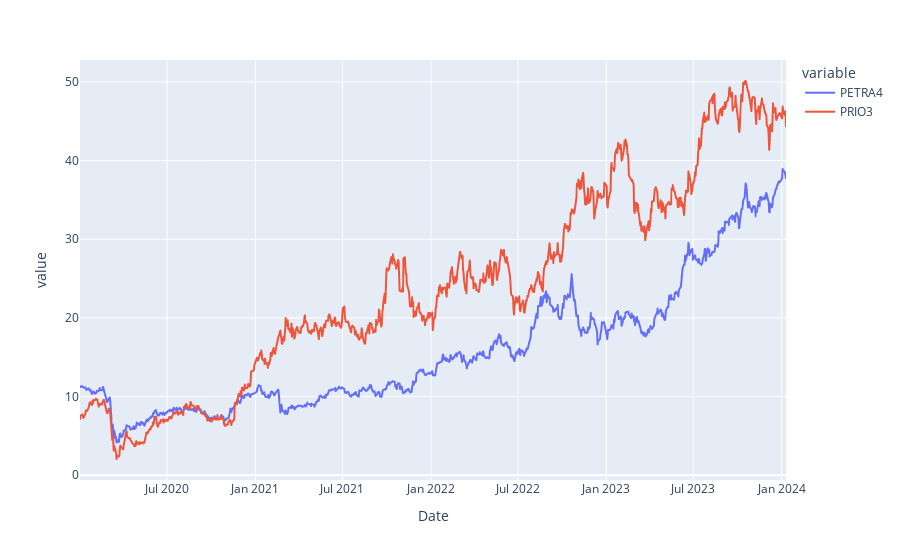

The notebook cell saved with this chart:
### Code cell
fig = px.line(petra4_and_vale3, facet_col_wrap=1)
fig.update_yaxes(matches=None)
fig.show()

### Figure 1 — Plotly figure (JSON) as saved in the notebook; plotly's stock layout.template omitted (floating-point values rounded to 4 significant figures; data arrays with more than 128 entries replaced by an {"elided": "..."} marker saying what was removed)
{"data": [{"hovertemplate": "variable=PETRA4<br>Date=%{x}<br>value=%{y}<extra></extra>", "legendgroup": "PETRA4", "line": {"color": "#636efa", "dash": "solid"}, "marker": {"symbol": "circle"}, "mode": "lines", "name": "PETRA4", "showlegend": true, "type": "scattergl", "x": {"elided": "1000 str values"}, "xaxis": "x", "y": {"elided": "1000 float values"}, "yaxis": "y"}, {"hovertemplate": "variable=PRIO3<br>Date=%{x}<br>value=%{y}<extra></extra>", "legendgroup": "PRIO3", "line": {"color": "#EF553B", "dash": "solid"}, "marker": {"symbol": "circle"}, "mode": "lines", "name": "PRIO3", "showlegend": true, "type": "scattergl", "x": {"elided": "1000 str values"}, "xaxis": "x", "y": {"elided": "1000 float values"}, "yaxis": "y"}], "layout": {"legend": {"title": {"text": "variable"}, "tracegroupgap": 0}, "margin": {"t": 60}, "xaxis": {"anchor": "y", "domain": [0, 1], "title": {"text": "Date"}}, "yaxis": {"anchor": "x", "domain": [0, 1], "title": {"text": "value"}}}}
